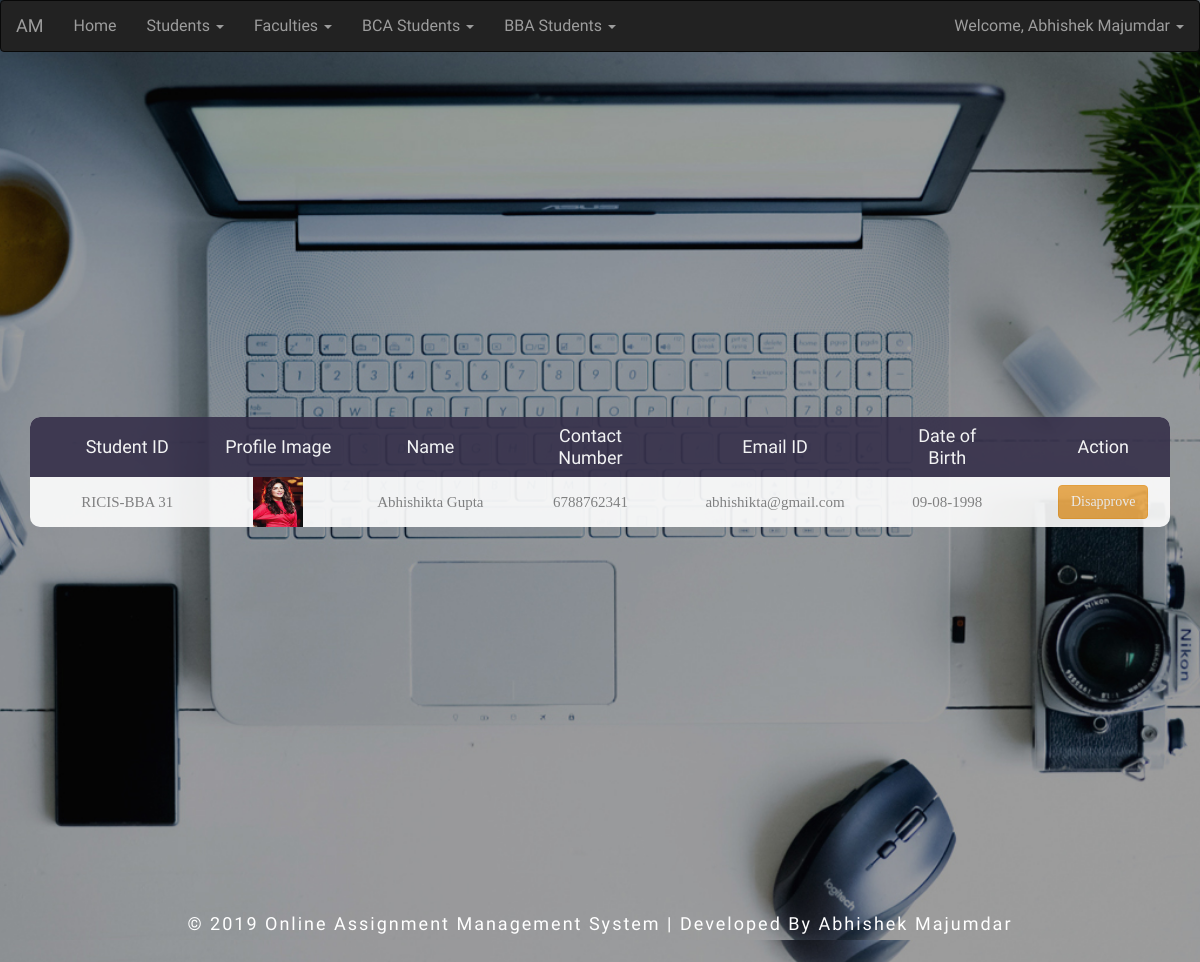
Screenshot of /admin/view_bba_students.php?yr=2nd (signed in) with the database file from the repository.
### tables this page shows
CREATE TABLE `st_details` (
  `id` int(50) NOT NULL,
  `name` varchar(120) NOT NULL,
  `email` varchar(200) NOT NULL,
  `contact` varchar(13) NOT NULL,
  `course` varchar(100) NOT NULL,
  `password` varchar(200) NOT NULL,
  `status` int(1) NOT NULL,
  `img` varchar(200) NOT NULL,
  `address` varchar(300) NOT NULL,
  `year` varchar(6) NOT NULL,
  `dob` date NOT NULL,
  `reg_date` timestamp NOT NULL DEFAULT current_timestamp() ON UPDATE current_timestamp(),
  `certificate` varchar(4) NOT NULL
);

### admin/view_bba_students.php (the view, shortened to what this page needs)
<?php
	require_once('../database/server.php');
	$yr=$_GET['yr'];
	$page_name=basename($_SERVER['PHP_SELF']);
?>
<!DOCTYPE html>
<html lang="en">
<head>
  <link rel="stylesheet" href="https://maxcdn.bootstrapcdn.com/bootstrap/3.3.7/css/bootstrap.min.css">
	<link rel="stylesheet" type="text/css" href="css/main.css">
</head>
<body>
	<?php include('includes/header.php') ?>
	<div class="limiter">
		<div class="container-table100">
			<div class="wrap-table100">
				<div class="table100">
					<table>
						<thead>
							<tr class="table100-head">
								<th class="column1">Student ID</th>
								<th class="column1">Profile Image</th>
								<th class="column1">Name</th>
								<th class="column1">Contact Number</th>
								<th class="column1">Email ID</th>
								<th class="column1">Date of Birth</th>
								<th class="column1">Action</th>
							</tr>
						</thead>
						<?php
							$sql="SELECT * FROM `st_details` WHERE year='$yr' and status='1' and course='BBA(Hons)'";
							$result=mysqli_query($con,$sql);
							while ($row = mysqli_fetch_assoc($result)) {
						?>
						<tbody>
								<tr>
									<td class="column1"><?php echo "RICIS-BBA ".$row['id']?></td>
									<td class="column1"><img src="../student/uploads/<?php echo $row['img']?>" style="width:50px;height:50px;"></td>
									<td class="column1"><?php echo $row['name']?></td>
									<td class="column1"><?php echo $row['contact']?></td>
									<td class="column1"><?php echo $row['email']?></td>
									<td class="column1"><?php $timestamp = strtotime($row['dob']); $date = date('d-m-Y', $timestamp); echo $date; ?></td>
									<td class="column1"><a href="disapprove_students.php?st_id=<?php echo $row['id']; ?>&p_name=<?php echo $page_name; ?>"><button class="btn btn-warning">Disapprove</button></a></td>
								</tr>
						</tbody>
							<?php } ?>
					</table>
				</div>
			</div>
		</div>
	</div>
<div class="footer">
		<p>
			 © 2019 Online Assignment Management System | Developed By Abhishek Majumdar
		</p>
	</div>
</body>
</html>

### admin/css/main.css (style rules this page uses)
* { margin: 0px; padding: 0px; box-sizing: border-box; }
body, html { background: url(../images/b1.jpg) no-repeat; background-size: cover; -webkit-background-size: cover; -moz-background-size: cover; -o-background-size: cover; -ms-background-size: cover; background-position: center; font-size: 100%; font-family: 'Cuprum', sans-serif; min-height: 100vh; }
a { margin: 0px; transition: all 0.4s; -webkit-transition: all 0.4s; -o-transition: all 0.4s; -moz-transition: all 0.4s; }
p { margin: 0px; }
button { outline: none !important; border: none; background: transparent; }
.limiter { width: 100%; margin: 0 auto; }
.container-table100 { width: 100%; min-height: 100vh; -webkit-background-size: cover; -moz-background-size: cover; -o-background-size: cover; -ms-background-size: cover; background-position: center; font-size: 100%; font-family: 'Cuprum', sans-serif; min-height: 100vh; opacity:0.9; display: -webkit-box; display: -webkit-flex; display: -moz-box; display: -ms-flexbox; display: flex; align-items: center; justify-content: center; flex-wrap: wrap; padding: 33px 30px; }
.wrap-table100 { width: 1170px; }
table { border-spacing: 1; border-collapse: collapse; background: white; border-radius: 10px; overflow: hidden; width: 100%; margin: 0 auto; position: relative; }
table * { position: relative; }
table td, table th { padding-left: 8px; }
table thead tr { height: 60px; background: #36304a; }
table tbody tr { height: 50px; }
table tbody tr:last-child { border: 0; }
table td, table th { text-align: left; }
.table100-head th { font-family: 'Cuprum', sans-serif; font-size: 18px; color: #fff; line-height: 1.2; font-weight: unset; text-align:center; }
tbody tr { font-family: OpenSans-Regular; font-size: 15px; color: #808080; line-height: 1.2; font-weight: unset; }
.column1 { width: 260px; padding-left: 40px; text-align:center; }
.footer { margin: 3vw .3vw 2vw; }
.footer p { font-size: 18px; color: #fff; letter-spacing: 2px; text-align: center; line-height: 1.8; }

### rows the page displays
st_details: id "31", img (picture), name "Abhishikta Gupta", contact "6788762341", email "abhishikta@gmail.com", dob "09-08-1998"

### other values shown
$_SESSION['admin_name'] "Abhishek Majumdar"
